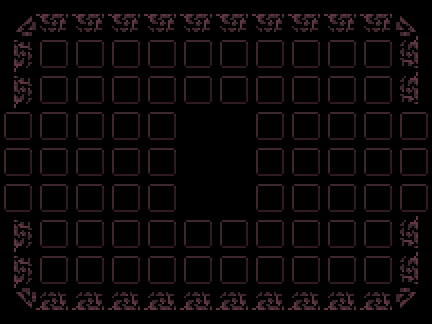

Rendered tile map (Tiled .tmx) drawn with the repository's tilesets; below, a short description and the full map source, tile grids included:
An orthogonal 12x9 tile map with 36x36 px tiles, 2 tile layers (ground, walls).

<map version="1.10" tiledversion="1.12.0" orientation="orthogonal" renderorder="right-down" width="12" height="9" tilewidth="36" tileheight="36" infinite="0" nextlayerid="3" nextobjectid="1">
 <tileset firstgid="1" name="tipe" tilewidth="36" tileheight="36" tilecount="930" columns="30">
  <image source="tipe.png" width="1080" height="1116" />
  <tile id="90">
   <properties>
    <property name="collides" type="bool" value="true" />
   </properties>
   <animation>
    <frame tileid="90" duration="400" />
    <frame tileid="91" duration="400" />
    <frame tileid="92" duration="400" />
    <frame tileid="93" duration="400" />
   </animation>
  </tile>
  <tile id="416">
   <properties>
    <property name="collides" type="bool" value="true" />
   </properties>
  </tile>
  <tile id="417">
   <properties>
    <property name="collides" type="bool" value="true" />
   </properties>
  </tile>
  <tile id="418">
   <properties>
    <property name="collides" type="bool" value="true" />
   </properties>
  </tile>
  <tile id="419">
   <properties>
    <property name="collides" type="bool" value="false" />
   </properties>
  </tile>
  <tile id="421">
   <properties>
    <property name="collides" type="bool" value="true" />
   </properties>
  </tile>
  <tile id="432">
   <properties>
    <property name="collides" type="bool" value="true" />
   </properties>
  </tile>
  <tile id="448">
   <properties>
    <property name="collides" type="bool" value="true" />
   </properties>
  </tile>
  <tile id="453">
   <properties>
    <property name="collides" type="bool" value="true" />
   </properties>
  </tile>
  <tile id="467">
   <properties>
    <property name="collides" type="bool" value="true" />
   </properties>
  </tile>
  <tile id="496">
   <properties>
    <property name="collides" type="bool" value="true" />
   </properties>
  </tile>
  <tile id="497">
   <properties>
    <property name="collides" type="bool" value="true" />
   </properties>
  </tile>
  <tile id="501">
   <properties>
    <property name="collides" type="bool" value="true" />
   </properties>
  </tile>
 </tileset>
 <layer id="1" name="ground" width="12" height="9">
  <data encoding="csv">
417,418,418,418,418,418,418,418,418,418,418,422,
449,450,450,450,450,450,450,450,450,450,450,454,
449,450,450,450,450,450,450,450,450,450,450,454,
450,450,450,450,450,468,468,450,450,450,450,450,
450,450,450,450,450,468,468,450,450,450,450,450,
450,450,450,450,450,468,468,450,450,450,450,450,
449,450,450,450,450,450,450,450,450,450,450,454,
449,450,450,450,450,450,450,450,450,450,450,454,
497,498,498,498,498,498,498,498,498,498,498,502
</data>
 </layer>
 <layer id="2" name="walls" width="12" height="9">
  <data encoding="csv">
417,418,418,418,418,418,418,418,418,418,418,422,
449,0,0,0,0,0,0,0,0,0,0,454,
449,0,0,0,0,0,0,0,0,0,0,454,
0,0,0,0,0,468,468,0,0,0,0,0,
0,0,0,0,0,468,468,0,0,0,0,0,
0,0,0,0,0,468,468,0,0,0,0,0,
449,0,0,0,0,0,0,0,0,0,0,454,
449,0,0,0,0,0,0,0,0,0,0,454,
497,498,498,498,498,498,498,498,498,498,498,502
</data>
 </layer>
</map>
